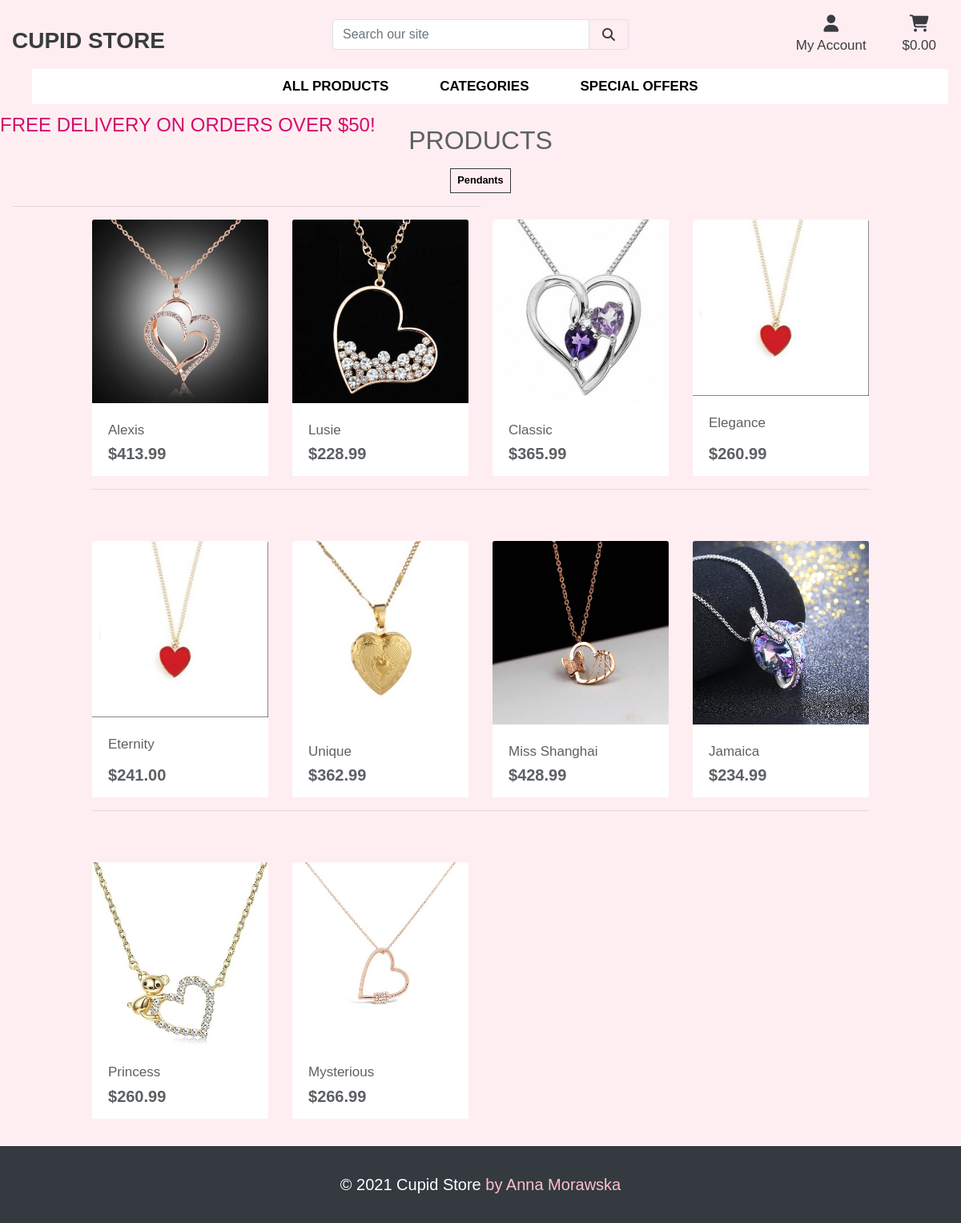
The app's page /products/?category=pendants with its own data.
### products/models.py (models this page shows, shortened)
class Category(models.Model):
    class Meta:
        verbose_name_plural = 'Categories'
    name = models.CharField(max_length=254)
    friendly_name = models.CharField(max_length=254, null=True, blank=True)

class Product(models.Model):
    category = models.ForeignKey('Category', null=True, blank=True, on_delete=models.SET_NULL)
    sku = models.CharField(max_length=254, null=True, blank=True)
    name = models.CharField(max_length=254)
    description = models.TextField()
    price = models.DecimalField(max_digits=6, decimal_places=2)
    image = models.ImageField(null=True, blank=True)

### products/views.py (the view, shortened to what this page needs)
# urls.py: path('', views.all_products, name='products'),
def all_products(request):
    products = Product.objects.all()
    query = None
    categories = None
    sort = None
    direction = None
    if request.GET:
        if 'category' in request.GET:
            categories = request.GET['category'].split(',')
            products = products.filter(category__name__in=categories)
            categories = Category.objects.filter(name__in=categories)
    current_sorting = f'{sort}_{direction}'
    context = {
        'products': products,
        'search_term': query,
        'current_categories': categories,
        'current_sorting': current_sorting,
    }
    return render(request, 'products/products.html',
     context)

### cart/contexts.py (called while the page is built, shortened)
def cart_contents(request):
    cart_items = []
    total = 0
    product_count = 0
    cart = request.session.get('cart', {})
    if total < settings.FREE_DELIVERY_THRESHOLD:
        delivery = total * Decimal(settings.STANDARD_DELIVERY_PERCENTAGE / 100)
        free_delivery_delta = settings.FREE_DELIVERY_THRESHOLD - total
    else:
        delivery = 0
        free_delivery_delta = 0
    grand_total = delivery + total
    context = {
        'cart_items': cart_items,
        'total': total,
        'product_count': product_count,
        'delivery': delivery,
        'free_delivery_delta': free_delivery_delta,
        'free_delivery_threshold': settings.FREE_DELIVERY_THRESHOLD,
        'grand_total': grand_total,
    }
    return context

### products/templates/products/products.html (shortened to what this page needs)
{% extends "base.html" %}
{% load static %}
{% block content %}
    <div class=" bg container-fluid">
        <div class="row">
            <div class="col text-center mt-3">
                 <h2 class="logo-font">Products</h2>
                {% for c in current_categories %}
                    <a class="category-badge text-decoration-none" href="{% url 'products' %}?category={{ c.name }}">
                        <span class="p-2 mt-2 badge badge-white text-black rounded-0 border border-dark">{{ c.friendly_name }}</span>
                    </a>
                {% endfor %}
                <hr class="w-50 mb-1">
            </div>
        </div>
        <div class="row" style="margin-bottom: 130px;">
            <div class="product-container col-10 offset-1">
                <div class="row">
                    {% for product in products %}
                        <div class="col-sm-6 col-md-6 col-lg-4 col-xl-3">
                            <div class="card h-100 border-0">
                                {% if product.image %}
                                <a href="{% url 'product_detail' product.id %}">
                                    <img class="card-img-top img-fluid" src="{{ product.image.url }}" alt="{{ product.name }}">
                                </a>
                                {% else %}
                                <a href="{% url 'product_detail' product.id %}">
                                    <img class="card-img-top img-fluid" src="{{ MEDIA_URL }}noimage.png" alt="{{ product.name }}">
                                </a>
                                {% endif %}
                                <div class="card-body pb-0">
                                    <p class="mb-0">{{ product.name }}</p>
                                </div>
                                <div class="card-footer bg-white pt-0 border-0 text-left">
                                    <div class="row">
                                        <div class="col">
                                            <p class="lead mb-0 text-left font-weight-bold">${{ product.price }}</p>
                                        </div>
                                    </div>
                                </div>
                            </div>
                        </div>
                        {% if forloop.counter|divisibleby:4 %}
                            <div class="col-12 d-none d-xl-block mb-5">
                                <hr>
                            </div>
                        {% endif %}
                    {% endfor %}
                </div>
            </div>
        </div>
    </div>
{% endblock %}

### static/css/base.css (style rules this page uses)
* { margin:0; padding:0; }
body { margin:0; font-family: Arial, "Helvetica Neue", Helvetica, sans-serif; font-size:17px; color: rgb(92, 96, 100); line-height:1.6; }
.logo-font { text-transform: uppercase !important; text-decoration: none !important; }
.text-black { color: #000 !important; }
.bg-white { opacity: 200%; }

### products/templates/products/products.html (style rules this page uses)
body { background-color: rgb(255, 213, 220, 0.4) }

### records on screen
Category: friendly_name "Pendants"
Product: image (picture), name "Alexis", price "413.99"
Product: image (picture), name "Lusie", price "228.99"
Product: image (picture), name "Classic", price "365.99"
Product: image (picture), name "Elegance", price "260.99"
Product: image (picture), name "Eternity", price "241.00"
Product: image (picture), name "Unique", price "362.99"
Product: image (picture), name "Miss Shanghai", price "428.99"
Product: image (picture), name "Jamaica", price "234.99"
Product: image (picture), name "Princess", price "260.99"
Product: image (picture), name "Mysterious", price "266.99"

### other values on screen
{{ free_delivery_threshold }} "50"
